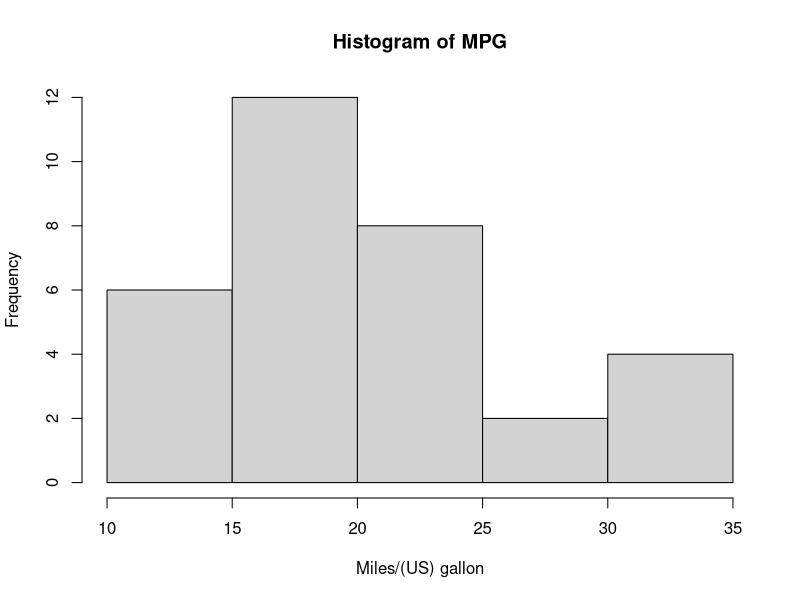
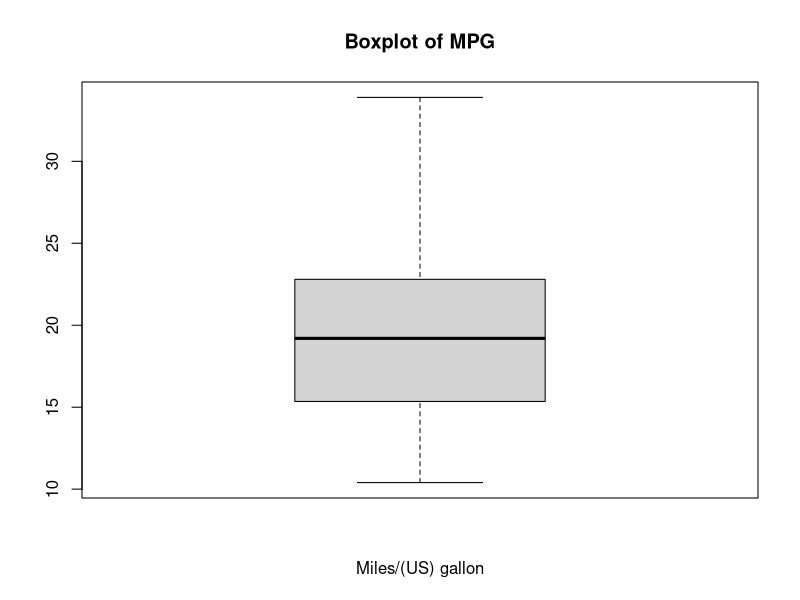
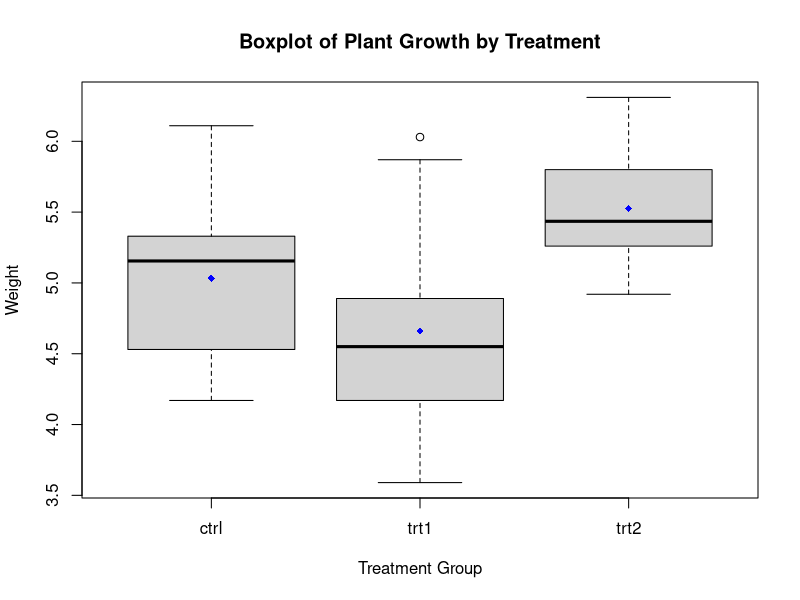

Generate these figures, in order, with R:
# Hypothesis testing exercises


# 1. Use the built-in 'iris' dataset in R.

data(iris)
head(iris)

# 2. Save the data of the 'Petal.Width' column into a new column called 'x'.

iris$x <- iris$Petal.Width
head(iris)

# 3. Calculate the mean and standard deviation of 'x'.

mean_x <- mean(iris$x)
cat("Mean of 'x' (Petal.Width):", mean_x, "\n")
sd_x <- sd(iris$x)
cat("Standard Deviation of 'x' (Petal.Width):", sd_x, "\n")


# 4. Perform a t-test on 'x' assuming a population mean (mu) of 1.3.

hypothesized_mean <- 1.3
t_test_result <- t.test(iris$x, mu = hypothesized_mean)
print(t_test_result)


# 5. Evaluate whether to accept or reject the null hypothesis. This null hypothesis assumes that there is no significant difference or effect, indicating that the true mean 'Petal.Width' in the population is 1.3.

alpha <- 0.05
p_value <- t_test_result$p.value

if (p_value <= alpha) {
  cat("Reject the null hypothesis. There is significant evidence that the true mean Petal.Width is different from 1.3.")
} else {
  cat("Fail to reject the null hypothesis. There is not enough evidence to conclude that the true mean Petal.Width is different from 1.3.")
}
cat("\nP-value:", p_value)



# 6. Using R, conduct a one-sample t-test to assess if the mean 'Petal.Width' of the iris dataset is less than 1.3. Perform the test and interpret the results, focusing on the directionality of the test.

t_test_result_less <- t.test(iris$Petal.Width, mu = 1.3, alternative = "less")
print(t_test_result_less)

# 7. Exercise Set2: Utilize the 'mtcars' dataset available in R.

data(mtcars)
head(mtcars)

# 8. Create a variable 'x' and store the 'mpg' data within it.

x <- mtcars$mpg
head(x)

# 9. Generate a histogram of 'x' using 'mpg'.

hist(x, 
     xlab = 'Miles/(US) gallon', ylab = 'Frequency', 
     main = 'Histogram of MPG')

# 10. Create a boxplot using 'x' as input.

boxplot(x, 
        xlab = 'Miles/(US) gallon', 
        main = 'Boxplot of MPG')


# 11. Calculate the mean and standard deviation of 'x'.

mean_x <- mean(x)
cat("Mean of 'x' (mpg):", mean_x, "\n")
sd_x <- sd(x)
cat("Standard Deviation of 'x' (mpg):", sd_x, "\n")


# 12. Perform a t-test assuming a population mean (mu) of 20.

hypothesized_mean <- 20
t_test_result <- t.test(x, mu = hypothesized_mean)
print(t_test_result)

# 13. Evaluate whether to accept or reject the null hypothesis.


alpha <- 0.05
p_value <- t_test_result$p.value

if (p_value <= alpha) {
  cat("Reject the null hypothesis. There is significant evidence that the true mean 'mpg' is different from 20.")
} else {
  cat("Fail to reject the null hypothesis. There is not enough evidence to conclude that the true mean 'mpg' is different from 20.")
}

cat("\nP-value:", p_value)

# 14. Exercise Set 3: Use the 'PlantGrowth' dataset available in R (contains data on the growth of plants treated with different fertilizers).

#PlantGrowth
data("PlantGrowth")
head(PlantGrowth,22)
str(PlantGrowth)
# 15. Perform a one-way ANOVA test comparing 'weight' across different 'group' categories.

anova_result <- aov(weight ~ group, data = PlantGrowth)
summary(anova_result)

# 16. Create a boxplot to show variance in the mean within and between groups.

boxplot(weight ~ group, data = PlantGrowth,
        xlab = 'Treatment Group', ylab = 'Weight',
        main = 'Boxplot of Plant Growth by Treatment')

means <- tapply(PlantGrowth$weight, PlantGrowth$group, mean)
points(1:3, means, col = 'blue', pch = 18)

# 17. Assess whether to accept or reject the null hypothesis based on the ANOVA test results.

anova_summary <- summary(anova_result)

p_value <- anova_summary[[1]]$`Pr(>F)`[1]

alpha <- 0.05

if (p_value <= alpha) {
  cat("Reject the null hypothesis. There is significant evidence that at least one group mean is different.")
} else {
  cat("Fail to reject the null hypothesis. There is not enough evidence to conclude that there are differences in group means.")
}

cat("\nP-value:", p_value)















